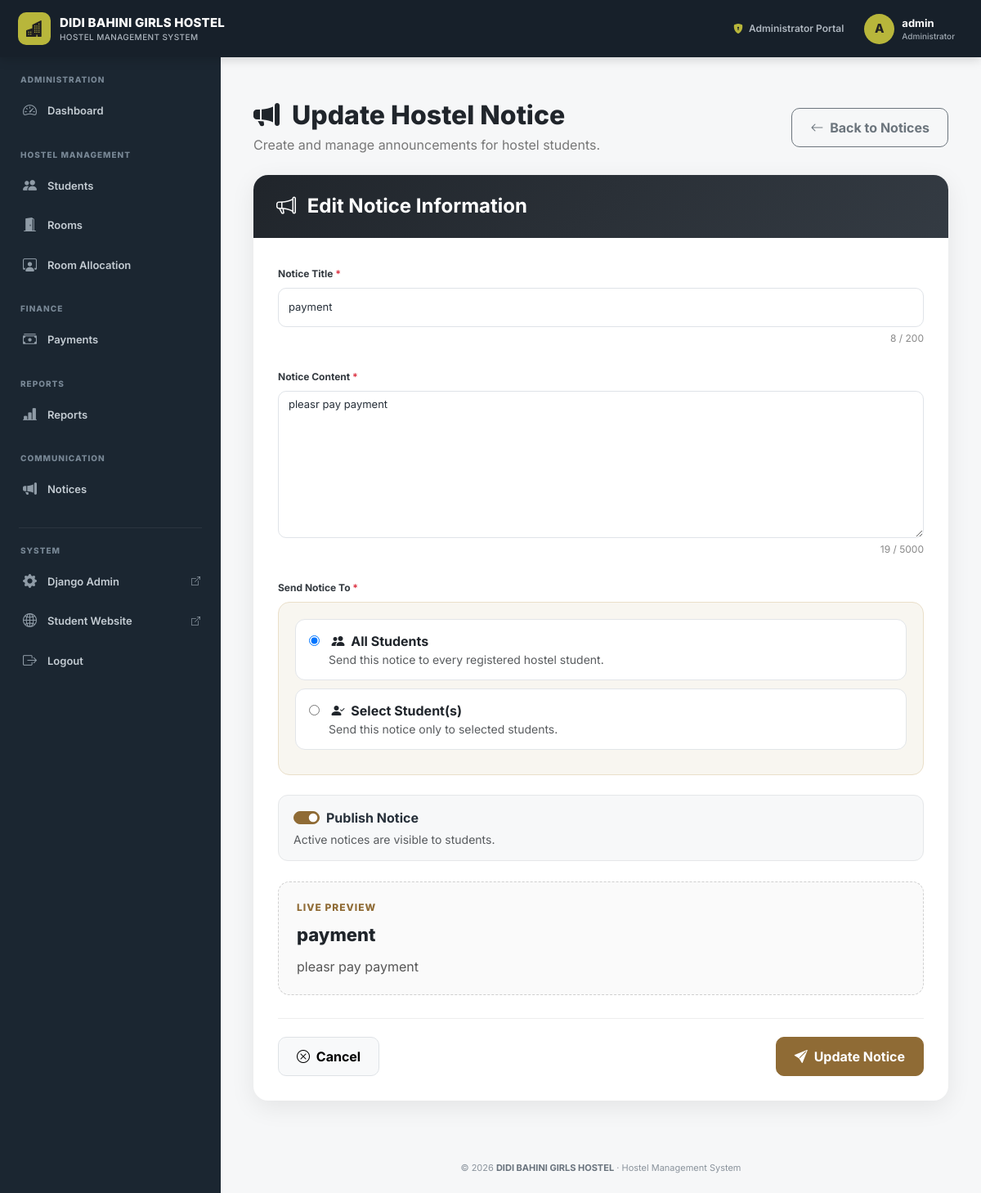
Screenshot of /hostel/notices/1/edit/ (signed in) with the database file from the repository.
### hostel/models.py (models this page shows, shortened)
class Notice(models.Model):
    title = models.CharField(
        max_length=200
    )
    content = models.TextField()
    created_by = models.ForeignKey(
        User,
        on_delete=models.SET_NULL,
        null=True,
        blank=True,
        related_name='created_hostel_notices'
    )
    send_to_all = models.BooleanField(
        default=True
    )
    students = models.ManyToManyField(
        Student,
        blank=True,
        related_name='received_notices'
    )
    is_active = models.BooleanField(
        default=True
    )
    created_at = models.DateTimeField(
        auto_now_add=True
    )
    updated_at = models.DateTimeField(
        auto_now=True
    )

### hostel/views.py (the view, shortened to what this page needs)
@admin_required
def notice_update(request, pk):
    notice = get_object_or_404(
        Notice,
        pk=pk
    )
    students = (
        Student.objects
        .all()
        .order_by(
            'full_name'
        )
    )
    existing_students = list(
        notice.students.values_list(
            'id',
            flat=True
        )
    )
    return render(
        request,
        'hostel/notice_form.html',
        {
            'notice': notice,
            'students': students,
            'selected_students':
                existing_students,
        }
    )

### templates/hostel/notice_form.html (shortened to what this page needs)
{% extends "admin_base.html" %}
{% block content %}
<div class="container-fluid py-4">
    <div class="notice-wrapper">
        <div class="notice-header">
            <div class="notice-title">
                <h2>
                    <i class="bi bi-megaphone-fill me-2"></i>
                    {% if notice %}
                        Update Hostel Notice
                    {% else %}
                        Create Hostel Notice
                    {% endif %}
                </h2>
                <p>
                    Create and manage announcements for hostel students.
                </p>
            </div>
            <a
                href="{% url 'notice_list' %}"
                class="btn btn-outline-secondary btn-custom"
            >
                <i class="bi bi-arrow-left me-1"></i>
                Back to Notices
            </a>
        </div>
        <div class="notice-card">
            <div class="notice-card-header">
                <h4>
                    <i class="bi bi-megaphone me-2"></i>
                    {% if notice %}
                        Edit Notice Information
                    {% else %}
                        Notice Information
                    {% endif %}
                </h4>
            </div>
            <div class="notice-card-body">
                <form
                    method="POST"
                    id="noticeForm"
                    novalidate
                >
                    <div class="mb-4">
                        <label
                            for="title"
                            class="form-label"
                        >
                            Notice Title
                            <span class="text-danger">*</span>
                        </label>
                        <input
                            type="text"
                            name="title"
                            id="title"
                            class="form-control"
                            maxlength="200"
                            value="{% if notice %}{{ notice.title }}{% endif %}"
                            placeholder="Enter notice title..."
                            autocomplete="off"
                            required
                        >
                        <div
                            class="counter"
                            id="titleCounter"
                        >
                        </div>
                    </div>
                    <div class="mb-4">
                        <label
                            for="content"
                            class="form-label"
                        >
                            Notice Content
                            <span class="text-danger">*</span>
                        </label>
                        <textarea
                            name="content"
                            id="content"
                            class="form-control"
                            maxlength="5000"
                            placeholder="Write your hostel notice here..."
                            required
                        >{% if notice %}{{ notice.content }}{% endif %}</textarea>
                        <div
                            class="counter"
                            id="contentCounter"
                        >
                        </div>
                    </div>
                    <div class="mb-4">
                        <label class="form-label">
                            Send Notice To
                            <span class="text-danger">*</span>
                        </label>
                        <div class="recipient-box">
                            <label
                                class="recipient-option d-block"
                                for="recipientAll"
                            >
                                <input
                                    type="radio"
                                    name="recipient_type"
                                    value="all"
                                    id="recipientAll"
                                    {% if not notice or notice.send_to_all %}
                                        checked
                                    {% endif %}
                                >
                                <strong>
                                    <i class="bi bi-people-fill me-1"></i>
                                    All Students
                                </strong>
                                <div class="small text-muted ms-4">
                                    Send this notice to every registered
                                    hostel student.
                                </div>
                            </label>
                            <label
                                class="recipient-option d-block"
                                for="recipientSelected"
                            >
                                <input
                                    type="radio"
                                    name="recipient_type"
                                    value="selected"
                                    id="recipientSelected"
                                >
                                <strong>
                                    <i class="bi bi-person-check-fill me-1"></i>
                                    Select Student(s)
                                </strong>
                                <div class="small text-muted ms-4">
                                    Send this notice only to selected students.
                                </div>
                            </label>
                        </div>
                    </div>
                    <div class="mb-4">
                        <div class="active-box">
                            <div class="form-check form-switch">
                                <input
                                    class="form-check-input"
                                    type="checkbox"
                                    name="is_active"
                                    value="1"
                                    id="isActive"
                                    {% if not notice or notice.is_active %}
                                        checked
                                    {% endif %}
                                >
                                <label
                                    class="form-check-label fw-bold"
                                    for="isActive"
                                >
                                    Publish Notice
                                </label>
                            </div>
                            <div class="small text-muted mt-1">
                                Active notices are visible to students.
                            </div>
                        </div>
                    </div>
                    <div class="preview-box">
                        <div class="preview-label">
                            Live Preview
                        </div>
                        <div
                            class="preview-title"
                            id="previewTitle"
                        >
                        </div>
                        <div
                            class="preview-content"
                            id="previewContent"
                        >
                        </div>
                    </div>
                    <div class="form-actions">
                        <a
                            href="{% url 'notice_list' %}"
                            class="btn btn-light border btn-custom"
                        >
                            <i class="bi bi-x-circle me-1"></i>
                            Cancel
                        </a>
                        <button
                            type="submit"
                            class="btn btn-primary-custom btn-custom"
                            id="submitButton"
                        >
                            <i class="bi bi-send-fill me-1"></i>
                            {% if notice %}
                                Update Notice
                            {% else %}
                                Publish Notice
                            {% endif %}
                        </button>
                    </div>
                </form>
            </div>
        </div>
    </div>
</div>
{% endblock %}

### templates/admin_base.html (shortened to what this page needs)
{% load static %}
<!DOCTYPE html>
<html lang="en">
<head>
    <link
        href="https://cdn.jsdelivr.net/npm/bootstrap@5.3.3/dist/css/bootstrap.min.css"
        rel="stylesheet"
    >
    <link
        rel="stylesheet"
        href="https://cdn.jsdelivr.net/npm/bootstrap-icons@1.11.3/font/bootstrap-icons.min.css"
    >
</head>
<body>
<nav class="admin-navbar">
    <a href="{% url 'admin_dashboard' %}" class="admin-brand">
        <div class="admin-brand-icon">
            <i class="bi bi-buildings-fill"></i>
        </div>
        <div class="admin-brand-text">
            <span class="admin-brand-title">
                DIDI BAHINI GIRLS HOSTEL
            </span>
            <span class="admin-brand-subtitle">
                HOSTEL MANAGEMENT SYSTEM
            </span>
        </div>
    </a>
    <div class="admin-navbar-right">
        <div class="admin-portal-label">
            <i class="bi bi-shield-lock-fill"></i>
            Administrator Portal
        </div>
        <a href="{% url 'admin_dashboard' %}" class="admin-user">
            <div class="admin-user-avatar">
                {% if request.user.first_name %}
                    {{ request.user.first_name|first|upper }}
                {% else %}
                    {{ request.user.username|first|upper }}
                {% endif %}
            </div>
            <div class="admin-user-info">
                <span class="admin-user-name">
                    {% if request.user.get_full_name %}
                        {{ request.user.get_full_name }}
                    {% else %}
                        {{ request.user.username }}
                    {% endif %}
                </span>
                <span class="admin-user-role">
                    Administrator
                </span>
            </div>
        </a>
    </div>
</nav>
<aside class="admin-sidebar" id="adminSidebar">
    <div class="sidebar-section">
        <div class="sidebar-section-title">
            Administration
        </div>
        <ul class="sidebar-menu">
            <li>
                <a
                    href="{% url 'admin_dashboard' %}"
                    class="{% if request.resolver_match.url_name == 'admin_dashboard' %}active{% endif %}"
                >
                    <i class="bi bi-speedometer2"></i>
                    <span>Dashboard</span>
                </a>
            </li>
        </ul>
    </div>
    <div class="sidebar-section">
        <div class="sidebar-section-title">
            Hostel Management
        </div>
        <ul class="sidebar-menu">
            <li>
                <a
                    href="{% url 'student_list' %}"
                    class="
                    "
                >
                    <i class="bi bi-people-fill"></i>
                    <span>Students</span>
                </a>
            </li>
            <li>
                <a
                    href="{% url 'room_list' %}"
                    class="
                    "
                >
                    <i class="bi bi-door-open-fill"></i>
                    <span>Rooms</span>
                </a>
            </li>
            <li>
                <a
                    href="{% url 'allocation_list' %}"
                    class="
                    "
                >
                    <i class="bi bi-person-workspace"></i>
                    <span>Room Allocation</span>
                </a>
            </li>
        </ul>
    </div>
    <div class="sidebar-section">
        <div class="sidebar-section-title">
            Finance
        </div>
        <ul class="sidebar-menu">
            <li>
                <a
                    href="{% url 'payment_list' %}"
                    class="
                    "
                >
                    <i class="bi bi-cash-stack"></i>
                    <span>Payments</span>
                </a>
            </li>
        </ul>
    </div>
    <div class="sidebar-section">
        <div class="sidebar-section-title">
            Reports
        </div>
        <ul class="sidebar-menu">
            <li>
                <a
                    href="{% url 'reports' %}"
                    class="{% if request.resolver_match.url_name == 'reports' %}active{% endif %}"
                >
                    <i class="bi bi-bar-chart-line-fill"></i>
                    <span>Reports</span>
                </a>
            </li>
        </ul>
    </div>
    <div class="sidebar-section">
        <div class="sidebar-section-title">
            Communication
        </div>
        <ul class="sidebar-menu">
            <li>
                <a
                    href="{% url 'notice_list' %}"
                    class="
                    "
                >
                    <i class="bi bi-megaphone-fill"></i>
                    <span>Notices</span>
                </a>
            </li>
        </ul>
    </div>
    <div class="sidebar-divider"></div>
    <div class="sidebar-section">
        <div class="sidebar-section-title">
            System
        </div>
        <ul class="sidebar-menu">
            <li>
                <a
                    href="/django-admin/"
                    target="_blank"
                >
                    <i class="bi bi-gear-fill"></i>
                    <span>Django Admin</span>
                    <i
                        class="bi bi-box-arrow-up-right"
                        style="
                            width:auto;
                            margin-left:auto;
                            margin-right:0;
                            font-size:11px;
                        "
                    ></i>
                </a>
            </li>
            <li>
                <a href="{% url 'home' %}" target="_blank">
                    <i class="bi bi-globe2"></i>
                    <span>
                        Student Website
                    </span>
                    <i
                        class="bi bi-box-arrow-up-right"
                        style="
                            width:auto;
                            margin-left:auto;
                            margin-right:0;
                            font-size:11px;
                        "
                    ></i>
                </a>
            </li>
            <li>
                <a href="{% url 'logout' %}">
                    <i class="bi bi-box-arrow-right"></i>
                    <span>
                        Logout
                    </span>
                </a>
            </li>
        </ul>
    </div>
</aside>
<main class="admin-main">
    <div class="admin-content">
        {% block content %}
        {% endblock %}
    </div>
    <footer class="admin-footer">
        © {% now "Y" %}
        <strong>DIDI BAHINI GIRLS HOSTEL</strong>
        · Hostel Management System
    </footer>
</main>
</body>
</html>

### rows the page displays
Notice: title "payment", content "pleasr pay payment", send_to_all "☑ All Students Send this notice", send_to_all "☐ Select Student(s) Send this no", is_active "☑"

### other values shown
{{ request.user.username|first|upper }} "A"
{{ request.user.username }} "admin"
